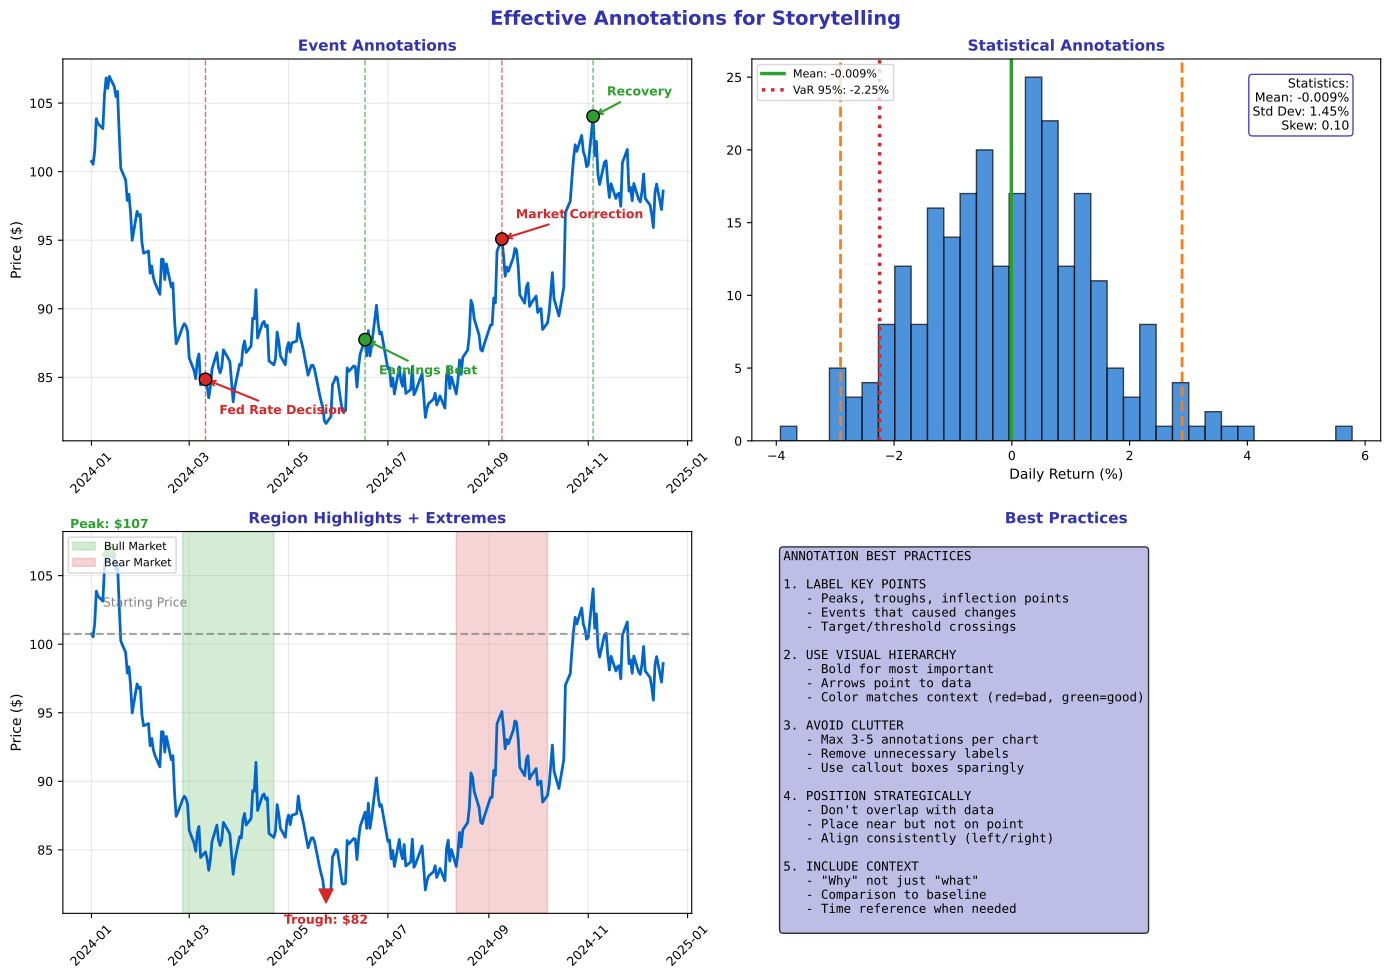

Generate this figure with Python:
"""Annotations - Adding context and insights to charts"""
import matplotlib.pyplot as plt
import numpy as np
import pandas as pd
from pathlib import Path

plt.rcParams.update({
    'font.size': 10,
    'axes.labelsize': 10,
    'axes.titlesize': 11,
    'xtick.labelsize': 9,
    'ytick.labelsize': 9,
    'legend.fontsize': 9,
    'figure.figsize': (10, 6),
    'figure.dpi': 150
})

MLPURPLE = '#3333B2'
MLLAVENDER = '#ADADE0'
MLBLUE = '#0066CC'
MLORANGE = '#FF7F0E'
MLGREEN = '#2CA02C'
MLRED = '#D62728'

np.random.seed(42)

fig, axes = plt.subplots(2, 2, figsize=(14, 10))
fig.suptitle('Effective Annotations for Storytelling', fontsize=14, fontweight='bold', color=MLPURPLE)

# Generate data
days = 252
dates = pd.date_range('2024-01-01', periods=days, freq='B')
prices = 100 * np.exp(np.cumsum(np.random.randn(days) * 0.015))

# Plot 1: Event annotations
ax1 = axes[0, 0]
ax1.plot(dates, prices, color=MLBLUE, linewidth=2)

# Add event markers
events = [
    (50, 'Fed Rate Decision', MLRED),
    (120, 'Earnings Beat', MLGREEN),
    (180, 'Market Correction', MLRED),
    (220, 'Recovery', MLGREEN)
]

for idx, label, color in events:
    ax1.axvline(dates[idx], color=color, linestyle='--', linewidth=1, alpha=0.7)
    ax1.scatter([dates[idx]], [prices[idx]], color=color, s=80, zorder=5, edgecolors='black')
    ax1.annotate(label, xy=(dates[idx], prices[idx]),
                 xytext=(10, 15 if prices[idx] > np.mean(prices) else -25),
                 textcoords='offset points',
                 fontsize=9, fontweight='bold', color=color,
                 arrowprops=dict(arrowstyle='->', color=color, lw=1.5))

ax1.set_title('Event Annotations', fontsize=11, fontweight='bold', color=MLPURPLE)
ax1.set_ylabel('Price ($)', fontsize=10)
ax1.tick_params(axis='x', rotation=45)
ax1.grid(alpha=0.3)

# Plot 2: Statistical annotations
ax2 = axes[0, 1]
returns = np.diff(np.log(prices)) * 100

ax2.hist(returns, bins=35, color=MLBLUE, alpha=0.7, edgecolor='black')

# Add statistical markers
mean_ret = np.mean(returns)
std_ret = np.std(returns)
var_95 = np.percentile(returns, 5)

ax2.axvline(mean_ret, color=MLGREEN, linewidth=2.5, label=f'Mean: {mean_ret:.3f}%')
ax2.axvline(mean_ret + 2*std_ret, color=MLORANGE, linewidth=2, linestyle='--')
ax2.axvline(mean_ret - 2*std_ret, color=MLORANGE, linewidth=2, linestyle='--')
ax2.axvline(var_95, color=MLRED, linewidth=2.5, linestyle=':', label=f'VaR 95%: {var_95:.2f}%')

# Add stats box
stats_text = f'Statistics:\nMean: {mean_ret:.3f}%\nStd Dev: {std_ret:.2f}%\nSkew: {0.1:.2f}'
ax2.text(0.95, 0.95, stats_text, transform=ax2.transAxes, fontsize=9,
         verticalalignment='top', horizontalalignment='right',
         bbox=dict(boxstyle='round', facecolor='white', edgecolor=MLPURPLE, alpha=0.9))

ax2.set_title('Statistical Annotations', fontsize=11, fontweight='bold', color=MLPURPLE)
ax2.set_xlabel('Daily Return (%)', fontsize=10)
ax2.legend(fontsize=8, loc='upper left')

# Plot 3: Highlight regions
ax3 = axes[1, 0]
ax3.plot(dates, prices, color=MLBLUE, linewidth=2)

# Add shaded regions for market conditions
ax3.axvspan(dates[40], dates[80], alpha=0.2, color=MLGREEN, label='Bull Market')
ax3.axvspan(dates[160], dates[200], alpha=0.2, color=MLRED, label='Bear Market')

# Add reference lines
ax3.axhline(prices[0], color='gray', linestyle='--', linewidth=1.5, alpha=0.7)
ax3.text(dates[5], prices[0] + 2, 'Starting Price', fontsize=9, color='gray')

# Mark max/min
max_idx = np.argmax(prices)
min_idx = np.argmin(prices)
ax3.scatter([dates[max_idx]], [prices[max_idx]], color=MLGREEN, s=100, zorder=5, marker='^')
ax3.scatter([dates[min_idx]], [prices[min_idx]], color=MLRED, s=100, zorder=5, marker='v')

ax3.annotate(f'Peak: ${prices[max_idx]:.0f}', xy=(dates[max_idx], prices[max_idx]),
             xytext=(0, 15), textcoords='offset points', ha='center',
             fontsize=9, fontweight='bold', color=MLGREEN)
ax3.annotate(f'Trough: ${prices[min_idx]:.0f}', xy=(dates[min_idx], prices[min_idx]),
             xytext=(0, -20), textcoords='offset points', ha='center',
             fontsize=9, fontweight='bold', color=MLRED)

ax3.set_title('Region Highlights + Extremes', fontsize=11, fontweight='bold', color=MLPURPLE)
ax3.set_ylabel('Price ($)', fontsize=10)
ax3.legend(fontsize=8, loc='upper left')
ax3.tick_params(axis='x', rotation=45)
ax3.grid(alpha=0.3)

# Plot 4: Annotation best practices
ax4 = axes[1, 1]
ax4.axis('off')

practices = '''ANNOTATION BEST PRACTICES

1. LABEL KEY POINTS
   - Peaks, troughs, inflection points
   - Events that caused changes
   - Target/threshold crossings

2. USE VISUAL HIERARCHY
   - Bold for most important
   - Arrows point to data
   - Color matches context (red=bad, green=good)

3. AVOID CLUTTER
   - Max 3-5 annotations per chart
   - Remove unnecessary labels
   - Use callout boxes sparingly

4. POSITION STRATEGICALLY
   - Don't overlap with data
   - Place near but not on point
   - Align consistently (left/right)

5. INCLUDE CONTEXT
   - "Why" not just "what"
   - Comparison to baseline
   - Time reference when needed
'''

ax4.text(0.05, 0.95, practices, transform=ax4.transAxes, fontsize=9,
         verticalalignment='top', fontfamily='monospace',
         bbox=dict(boxstyle='round', facecolor=MLLAVENDER, alpha=0.8))
ax4.set_title('Best Practices', fontsize=11, fontweight='bold', color=MLPURPLE)

plt.tight_layout()
plt.savefig(Path(__file__).parent / 'chart.pdf', dpi=300, bbox_inches='tight')
plt.close()
